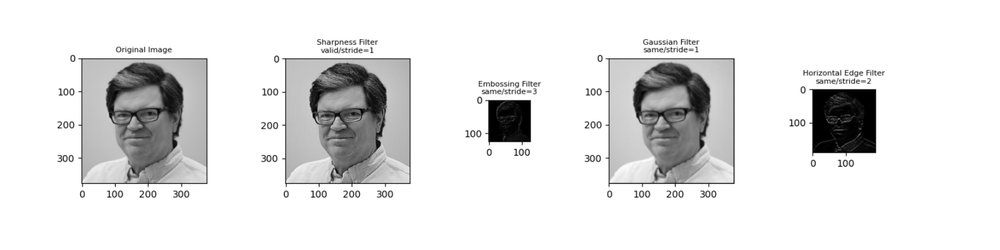
#> input picture python implementation/python_output.png, 1000 x 250 px, shrunk from 1634 x 408 before the run, given as the content of the folder input_images, which was not available
$ python HW3.py
#> lines starting #> are read from the running program, lines starting #| are printed output that depends on the picture; pictures that were not available may be replaced by others from this repository, and a replacement may not be noted
# Importing libraries
import numpy as np
import imageio # Only for reading and writing images from/to disk
import os

def conv2D(src='input_images/lecun.jpg',
           stride=1,
           is_same=True,
           filter=[[0, -1, 0], [-1, 5, -1], [0, -1, 0]],
           filter_name='none'):
    # Reading and extracting size information of the image and filter
#> called with src = 'input_images/python_output.png', stride = 1, is_same = False, filter_name = 'sharpness'
    image = np.array(imageio.imread(src)).astype(np.float32)
    # Converting RGB to grayscale with weighted combination of RGB channels
    rgb_weights = [0.2989, 0.5870, 0.1140]
    image = np.dot(image[..., :3], rgb_weights)
#> image: shape (250, 1000) float64
    height, width = np.shape(image)
#> height = 250; width = 1000
    # Converting the filter to a numpy array
    filter = np.array(filter).astype(np.float32)
    hf, wf = np.shape(filter)
    # Calculating hyperparameters for convolution based on the requested settings
    if is_same:
        py = (hf-1)//2
        px = (wf-1)//2
    else:
        py = 0
        px = 0
    # Extending the image if needed
    h_array = np.zeros((height, px))
#> h_array = empty array
    padded_image = np.concatenate((h_array, image, h_array), axis=1)
    v_array = np.zeros((py, width+2*px))
#> v_array = empty array
    padded_image = np.concatenate((v_array, padded_image, v_array), axis=0)
    # Doing the convolution
    output_height = (height-hf+2*py)//stride+1
#> output_height = 248
    output_width = (width-wf+2*px)//stride+1
#> output_width = 998
    output = np.zeros((output_height, output_width))
    for row in range(output_height):
        for col in range(output_width):
            local = padded_image[row*stride:row*stride+hf, col*stride:col*stride+wf]
            conv = local * filter
            output[row, col] = np.sum(conv)
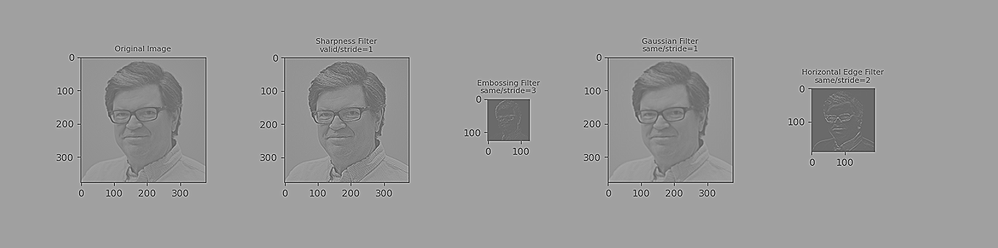
#> output: shape (248, 998) float64; min -502.9, max 697.9, mean 227; drawn with min black and max white
    # Clipping the output
    output = np.clip(output, 0, 255)
    # Arranging the output name
    filter_type = 'same' if is_same else 'valid'
    ext = os.path.splitext(src)[1]
    image_name = os.path.basename(src).split('.')[0]
    output_path = 'output_images/'+image_name+'_'+filter_name+'_'+filter_type+'_'+str(stride)+ext
    imageio.imwrite(output_path, output.astype(np.uint8))

if __name__=='__main__':

    # Getting list of jpg files in input_images folder
    images_paths = [f'input_images/{item}' for item in os.listdir('input_images')]
    for image_path in images_paths:
        # Sharpness filter
        filter = [[0, -1, 0],
                  [-1, 5, -1],
                  [0, -1, 0]]
        stride = 1
        is_same = False
        conv2D(image_path, stride, is_same, filter, 'sharpness')
        # Horiznotal edge filter
        filter = [[-1, -1, -1],
                  [0, 0, 0],
                  [1, 1, 1]]
        stride = 2
        is_same = True
        conv2D(image_path, stride, is_same, filter, 'horizontaledge')
        # Embossin filter
        filter = [[2, 0, 0],
                  [0, -1, 0],
                  [0, 0, -1]]
        stride = 3
        is_same = False
        conv2D(image_path, stride, is_same, filter, 'embossing')
#> call 3 of conv2D, with src = 'input_images/python_output.png', stride = 3, is_same = False, filter_name = 'embossing'
#> after the loop in conv2D (call 3), `for row in range(output_height):`:
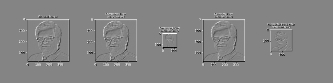
#> output: shape (83, 333) float64; min -464, max 429, mean 0.3; drawn with min black and max white
#> in conv2D (call 3), `output = np.clip(output, 0, 255)`:
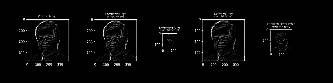
#> output: shape (83, 333) float64; min 0, max 255, mean 7.2
        # Gaussian filter
        filter = [[1, 4, 7, 4, 1],
                  [4, 16, 26, 16, 4],
                  [7, 26, 41, 26, 7],
                  [4, 16, 26, 16, 4],
                  [1, 4, 7, 4, 1]]
        # Normalizing the Gaussian filter
        for i in range(5):
            for j in range(5):
                filter[i][j] /= 273.
        stride = 1
        is_same = True
        conv2D(image_path, stride, is_same, filter, 'gaussian')

    ## Plotting the Lecun image results
    import matplotlib.pyplot as plt
    from matplotlib import gridspec
    # Importing the images
    lecun_org = imageio.imread('input_images/lecun.jpg')
#> lecun_org is the input picture: shape (250, 1000, 4); mean R, G, B, A 227.3, 227.3, 227.3, 255
    lecun_sharpness = imageio.imread('output_images/lecun_sharpness_valid_1.jpg')
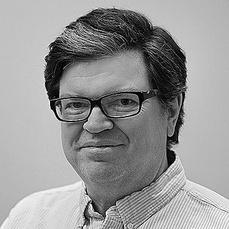
#> input picture python implementation/output_images/lecun_sharpness_valid_1.jpg, 229 x 229 px, shrunk from 375 x 375 before the run
#> lecun_sharpness is the input picture: shape (229, 229); min 0, max 255, mean 151.1
    lecun_embossing = imageio.imread('output_images/lecun_embossing_valid_3.jpg')
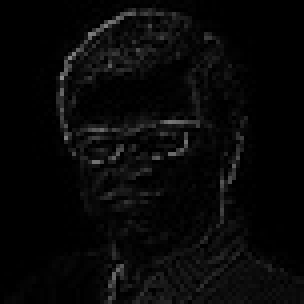
#> input picture python implementation/output_images/lecun_embossing_valid_3.jpg, 76 x 76 px, shrunk from 125 x 125 before the run (shown 4 times larger)
#> lecun_embossing is the input picture: shape (76, 76); min 0, max 141, mean 7.8
    lecun_gaussian = imageio.imread('output_images/lecun_gaussian_same_1.jpg')
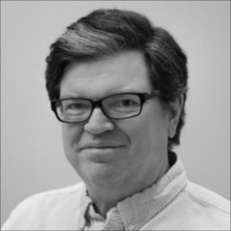
#> input picture python implementation/output_images/lecun_gaussian_same_1.jpg, 231 x 231 px, shrunk from 377 x 377 before the run
#> lecun_gaussian is the input picture: shape (231, 231); min 2, max 237, mean 150.6
    lecun_horizontalEdge = imageio.imread('output_images/lecun_horizontaledge_same_2.jpg')
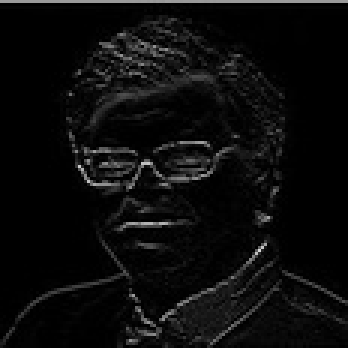
#> input picture python implementation/output_images/lecun_horizontaledge_same_2.jpg, 116 x 116 px, shrunk from 189 x 189 before the run (shown 3 times larger)
#> lecun_horizontalEdge is the input picture: shape (116, 116); min 0, max 215, mean 11.6
    width_ratios = [np.shape(lecun_org)[1],
                    np.shape(lecun_sharpness)[1],
                    np.shape(lecun_embossing)[1],
                    np.shape(lecun_gaussian)[1],
                    np.shape(lecun_horizontalEdge)[1]]
#> width_ratios = [1000, 229, 76, 231, 116]
    fig = plt.figure()
    gs = gridspec.GridSpec(1, 5, width_ratios=width_ratios)

    ax_org = plt.subplot(gs[0])
    ax_org.imshow(lecun_org, cmap='gray')
    ax_org.set_title('Original Image', size=8)

    ax_sharpness = plt.subplot(gs[1])
    ax_sharpness.imshow(lecun_sharpness, cmap='gray')
    ax_sharpness.set_title('Sharpness Filter\nvalid/stride=1', size=8)

    ax_embossing = plt.subplot(gs[2])
    ax_embossing.imshow(lecun_embossing, cmap='gray')
    ax_embossing.set_title('Embossing Filter\nsame/stride=3', size=8)

    ax_gaussian = plt.subplot(gs[3])
    ax_gaussian.imshow(lecun_gaussian, cmap='gray')
    ax_gaussian.set_title('Gaussian Filter\nsame/stride=1', size=8)

    ax_horizontalEdge = plt.subplot(gs[4])
    ax_horizontalEdge.imshow(lecun_horizontalEdge, cmap='gray')
    ax_horizontalEdge.set_title('Horizontal Edge Filter\nsame/stride=2', size=8)

    plt.tight_layout()
    plt.show()
    print('All done!')
